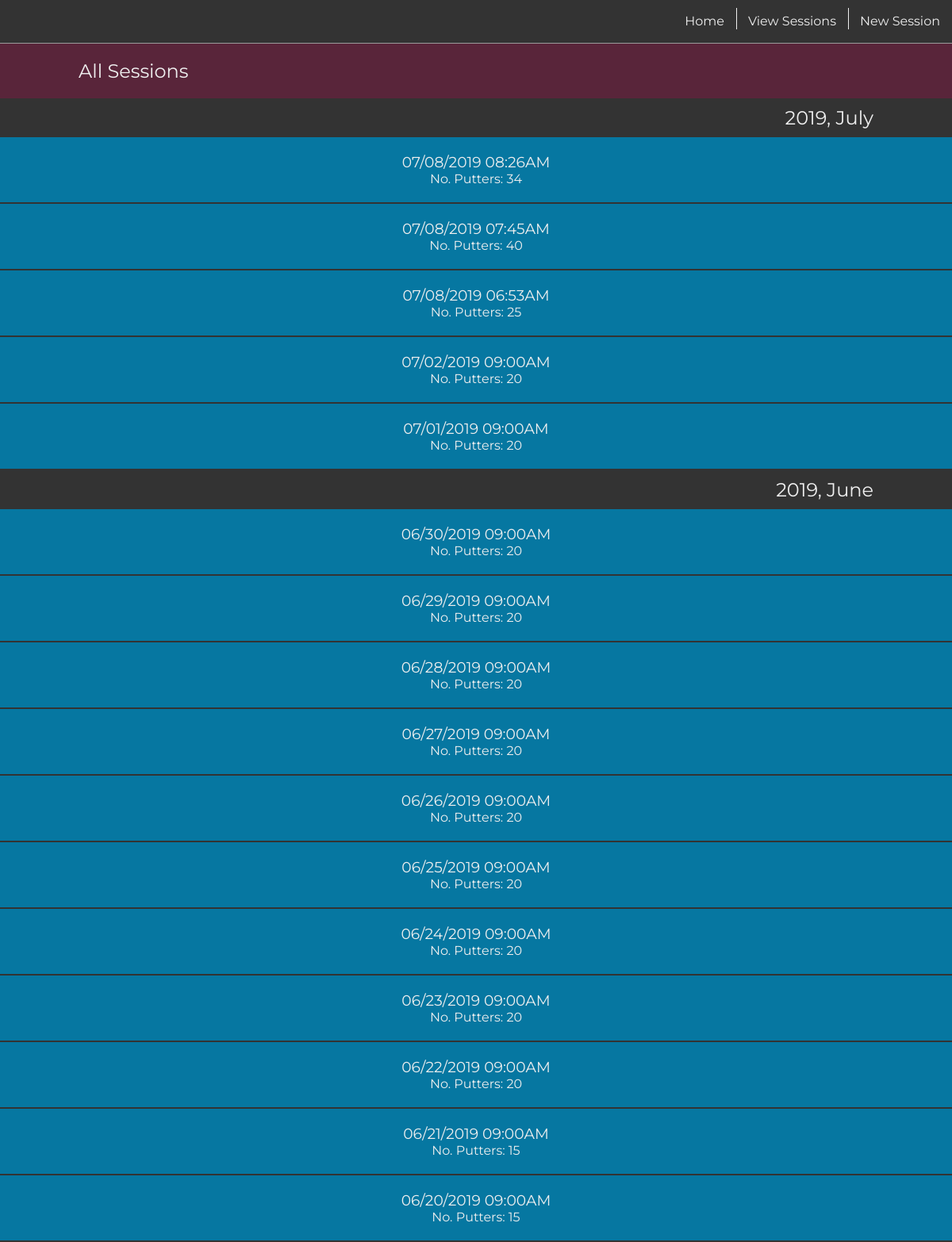
Page /puttsesh/view (signed in) on the committed database.
### model.py (models this page shows)
class PuttSesh(Model):
    user = ForeignKeyField(User, field=User.username, on_delete='CASCADE')
    date = DateTimeField()
    no_putters = IntegerField()
    class Meta:
        database = db

### main.py (the view)
@app.route('/puttsesh/view')
@login_required
def view_puttsesh():
    all_sessions = PuttSesh.select().order_by(PuttSesh.date.desc())
    return render_template('view_puttsesh.jinja2', all_sessions=all_sessions)

### main.py (called while the page is built)
def login_required(f):
    @wraps(f)
    def wrap(*args, **kwargs):
        if 'logged_in_user' in session:
            return f(*args, **kwargs)
        else:
            return redirect(url_for('login'))
    return wrap

@app.template_filter('strparsetime')
def string_parse_time_filter(value, date_format):
    return datetime.datetime.strptime(value, date_format)

### templates/view_puttsesh.jinja2
{% extends "base.jinja2" %}
{% block content %}
<div class='outer-container puttsesh-container'>
<div class='putt-avgs-header-container'>
    <h2 class="all-sessions-header">All Sessions</h2>
</div>
{% set month = namespace(m=all_sessions[0].date.strftime('%m-%Y')) %}
{% for session in all_sessions %}
    {% if session.date.strftime('%m-%Y') == month.m %}
        <h2 class='all-sessions-month'>{{ session.date.strftime('%Y, %B') }}</h2>
        {% if (session.date.strftime('%m')|int) - 1 < 1 %}
            {% set month.m = '12' + ((session.date.strftime('-%Y')|int + 1)|string) %}
        {% else %}
            {% if (month.m|strparsetime('%m-%Y')).strftime('%m')|int - 1 < 10 %}
                {% set month.m = '0' + ((session.date.strftime('%m')|int - 1)|string) + (session.date.strftime('-%Y')) %}
            {% else %}
                {% set month.m = ((session.date.strftime('%m')|int - 1)|string) + (session.date.strftime('-%Y')) %}
            {% endif %}
        {% endif %}
    {% endif %}
    <a class="puttsesh-link" href="{{ url_for('view_puttsesh_single', sesh_id=session.id) }}">
        <h3>{{ session.date.strftime('%m/%d/%Y %I:%M%p') }}</h3>
        <p>No. Putters: {{ session.no_putters }}</p>
    </a>
{% endfor %}
</div>
{% endblock content %}

### templates/base.jinja2 (shortened to what this page needs)
<!doctype html>
<html lang="en">
<head>
<link rel='stylesheet' href="{{ url_for('static', filename='css/main.css') }}">
</head>
<body>
	<nav>
		<a href="{{ url_for('home') }}">Home</a>
		<a href="{{ url_for('view_puttsesh') }}">View Sessions</a>
		{% if session.get('current_sesh_id') %}
			<a href="{{ url_for('current_puttsesh', sesh_id=session.get('current_sesh_id')) }}">Current Puttsesh</a>
		{% else %}
			<a href="{{ url_for('new_puttsesh') }}">New Session</a>
		{% endif %}
	</nav>
	{% block content %} {% endblock content %}
</body>
</html>

### static/css/main.css (style rules this page uses)
:root { --main-box-shadow: 1px 1px 3px 0px rgba(51, 51, 51, 0.15); --white-font: #efefef; --dark-grey-font: #333; --grey-font: #666; --light-grey-font: #ddd; --first-color: #59253a; --second-color: #78244c; --third-color: #895061; --fourth-color: #0677a1; --fifth-color: #2d4159; --transition-time: 300ms; --header-padding: 20px 0; --header-left-margin: 0 0 0 8.25vw; }
* { box-sizing: border-box; color: var(--white-font); font-family: 'Montserrat'; font-weight: normal; margin: 0; padding: 0; }
body { background: var(--dark-grey-font); }
nav { align-items: center; background: var(--dark-grey-font); border-bottom: outset 1px var(--white-font); display: flex; height: 55px; justify-content: flex-end; top: 0; width: 100%; z-index: 1; }
nav a { color: var(--white-font); height: 55px; line-height: 34px; padding: 10px 15px; position: relative; text-decoration: none; transition: var(--transition-time); }
nav a:not(:last-child)::after { content: ''; border-right: solid 1px var(--white-font); height: 27.5px; left: 0; position: absolute; transition: var(--transition-time); top: 13.75; width: 100%; }
.outer-container { align-items: center; display: flex; flex-direction: column; }
.putt-avgs-header-container { background: var(--first-color); padding: var(--header-padding); width: 100%; }
.putt-avgs-header-container h2 { margin: var(--header-left-margin); }
.puttsesh-container, .new-puttsesh-container { align-items: center; display: flex; flex-direction: column; }
.all-sessions-month { width: 100%; padding: 10px 8.25vw 10px 0; text-align: right; }
.puttsesh-link { background: var(--fourth-color); border-bottom: solid 2px var(--dark-grey-font); padding: 20px 0; text-decoration: none; transition: var(--transition-time); text-align: center; width: 100%; }

### rows in the picture
PuttSesh: date "2019, July", date "07/08/2019 08:26AM", no_putters "34"
PuttSesh: date "07/08/2019 07:45AM", no_putters "40"
PuttSesh: date "07/08/2019 06:53AM", no_putters "25"
PuttSesh: date "07/02/2019 09:00AM", no_putters "20"
PuttSesh: date "07/01/2019 09:00AM", no_putters "20"
PuttSesh: date "2019, June", date "06/30/2019 09:00AM", no_putters "20"
PuttSesh: date "06/29/2019 09:00AM", no_putters "20"
PuttSesh: date "06/28/2019 09:00AM", no_putters "20"
PuttSesh: date "06/27/2019 09:00AM", no_putters "20"
PuttSesh: date "06/26/2019 09:00AM", no_putters "20"
PuttSesh: date "06/25/2019 09:00AM", no_putters "20"
PuttSesh: date "06/24/2019 09:00AM", no_putters "20"
PuttSesh: date "06/23/2019 09:00AM", no_putters "20"
PuttSesh: date "06/22/2019 09:00AM", no_putters "20"
PuttSesh: date "06/21/2019 09:00AM", no_putters "15"
PuttSesh: date "06/20/2019 09:00AM", no_putters "15"
